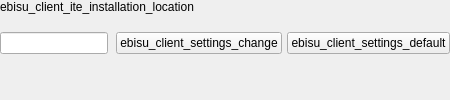
<?xml version="1.0" encoding="UTF-8"?>
<ui version="4.0">
 <class>ITEPrepare</class>
 <widget class="QWidget" name="ITEPrepare">
  <layout class="QVBoxLayout" name="verticalLayout_3">
   <property name="spacing">
    <number>20</number>
   </property>
   <item>
    <layout class="QVBoxLayout" name="verticalLayout">
     <property name="spacing">
      <number>2</number>
     </property>
     <item>
      <widget class="Origin::UIToolkit::OriginLabel" name="Inst_Location_Title">
       <property name="text">
        <string>ebisu_client_ite_installation_location</string>
       </property>
       <property name="labelType">
        <enum>Origin::UIToolkit::OriginLabel::DialogFieldName</enum>
       </property>
      </widget>
     </item>
     <item>
      <widget class="Origin::UIToolkit::OriginLabel" name="Inst_Location_Desc">
       <property name="labelType">
        <enum>Origin::UIToolkit::OriginLabel::DialogDescription</enum>
       </property>
      </widget>
     </item>
     <item>
      <layout class="QHBoxLayout" name="horizontalLayout">
       <property name="spacing">
        <number>0</number>
       </property>
       <item>
        <widget class="Origin::UIToolkit::OriginSingleLineEdit" name="downloadInPlaceLocation">
         <property name="sizePolicy">
          <sizepolicy hsizetype="Expanding" vsizetype="Fixed">
           <horstretch>0</horstretch>
           <verstretch>0</verstretch>
          </sizepolicy>
         </property>
         <property name="readOnly">
          <bool>true</bool>
         </property>
        </widget>
       </item>
       <item>
        <spacer name="horizontalSpacer">
         <property name="orientation">
          <enum>Qt::Horizontal</enum>
         </property>
         <property name="sizeType">
          <enum>QSizePolicy::Fixed</enum>
         </property>
         <property name="sizeHint" stdset="0">
          <size>
           <width>8</width>
           <height>1</height>
          </size>
         </property>
        </spacer>
       </item>
       <item>
        <widget class="Origin::UIToolkit::OriginPushButton" name="btnBrowseDownloadInPlaceLocation">
         <property name="sizePolicy">
          <sizepolicy hsizetype="Fixed" vsizetype="Preferred">
           <horstretch>0</horstretch>
           <verstretch>0</verstretch>
          </sizepolicy>
         </property>
         <property name="text">
          <string>ebisu_client_settings_change</string>
         </property>
        </widget>
       </item>
       <item>
        <spacer name="horizontalSpacer1">
         <property name="orientation">
          <enum>Qt::Horizontal</enum>
         </property>
         <property name="sizeType">
          <enum>QSizePolicy::Fixed</enum>
         </property>
         <property name="sizeHint" stdset="0">
          <size>
           <width>5</width>
           <height>1</height>
          </size>
         </property>
        </spacer>
       </item>
       <item>
        <widget class="Origin::UIToolkit::OriginPushButton" name="btnReset_dl_in_place_dir">
         <property name="enabled">
          <bool>true</bool>
         </property>
         <property name="sizePolicy">
          <sizepolicy hsizetype="Fixed" vsizetype="Preferred">
           <horstretch>0</horstretch>
           <verstretch>0</verstretch>
          </sizepolicy>
         </property>
         <property name="text">
          <string>ebisu_client_settings_default</string>
         </property>
        </widget>
       </item>
      </layout>
     </item>
    </layout>
   </item>
   <item>
    <widget class="Origin::Client::InstallSpaceInfo" name="installSpaceInfo" native="true"/>
   </item>
  </layout>
 </widget>
 <layoutdefault spacing="0" margin="0"/>
 <customwidgets>
  <customwidget>
   <class>Origin::UIToolkit::OriginPushButton</class>
   <extends>QPushButton</extends>
   <header>originpushbutton.h</header>
  </customwidget>
  <customwidget>
   <class>Origin::UIToolkit::OriginLabel</class>
   <extends>QLabel</extends>
   <header>originlabel.h</header>
  </customwidget>
  <customwidget>
   <class>Origin::UIToolkit::OriginSingleLineEdit</class>
   <extends>QLineEdit</extends>
   <header>originsinglelineedit.h</header>
  </customwidget>
  <customwidget>
   <class>Origin::Client::InstallSpaceInfo</class>
   <extends>QWidget</extends>
   <header>InstallSpaceInfo.h</header>
   <container>1</container>
  </customwidget>
 </customwidgets>
 <resources/>
 <connections/>
</ui>
